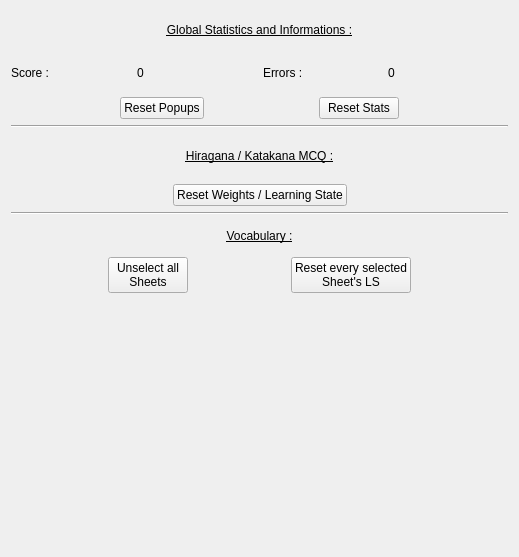
<?xml version="1.0" encoding="UTF-8"?>
<ui version="4.0">
 <class>StatisticsPage</class>
 <widget class="QWidget" name="StatisticsPage">
  <property name="geometry">
   <rect>
    <x>0</x>
    <y>0</y>
    <width>519</width>
    <height>557</height>
   </rect>
  </property>
  <property name="windowTitle">
   <string>Form</string>
  </property>
  <layout class="QVBoxLayout" name="verticalLayout" stretch="3,0,2,0,2,7">
   <item>
    <layout class="QVBoxLayout" name="GlobalStatsContainer" stretch="1,1,1">
     <property name="topMargin">
      <number>0</number>
     </property>
     <item>
      <widget class="QLabel" name="GlobalStatsLabel">
       <property name="font">
        <font>
         <underline>true</underline>
        </font>
       </property>
       <property name="text">
        <string>Global Statistics and Informations :</string>
       </property>
       <property name="alignment">
        <set>Qt::AlignCenter</set>
       </property>
      </widget>
     </item>
     <item>
      <layout class="QHBoxLayout" name="ScoreLayout">
       <item>
        <widget class="QLabel" name="ScoreCounterLabel">
         <property name="text">
          <string>Score :</string>
         </property>
        </widget>
       </item>
       <item>
        <widget class="QLabel" name="ScoreCounterValueLabel">
         <property name="text">
          <string>0</string>
         </property>
        </widget>
       </item>
       <item>
        <widget class="QLabel" name="ErrorCounterLabel">
         <property name="text">
          <string>Errors :</string>
         </property>
        </widget>
       </item>
       <item>
        <widget class="QLabel" name="ErrorsCounterValueLabel">
         <property name="text">
          <string>0</string>
         </property>
        </widget>
       </item>
      </layout>
     </item>
     <item>
      <layout class="QHBoxLayout" name="GlobalStatsSubContainer">
       <property name="topMargin">
        <number>0</number>
       </property>
       <item>
        <spacer name="horizontalSpacer_2">
         <property name="orientation">
          <enum>Qt::Horizontal</enum>
         </property>
         <property name="sizeHint" stdset="0">
          <size>
           <width>40</width>
           <height>20</height>
          </size>
         </property>
        </spacer>
       </item>
       <item>
        <widget class="QPushButton" name="ResetPopups">
         <property name="text">
          <string>Reset Popups</string>
         </property>
        </widget>
       </item>
       <item>
        <spacer name="horizontalSpacer_7">
         <property name="orientation">
          <enum>Qt::Horizontal</enum>
         </property>
         <property name="sizeHint" stdset="0">
          <size>
           <width>40</width>
           <height>20</height>
          </size>
         </property>
        </spacer>
       </item>
       <item>
        <widget class="QPushButton" name="ResetStatsButton">
         <property name="sizePolicy">
          <sizepolicy hsizetype="Minimum" vsizetype="Fixed">
           <horstretch>0</horstretch>
           <verstretch>0</verstretch>
          </sizepolicy>
         </property>
         <property name="text">
          <string>Reset Stats</string>
         </property>
        </widget>
       </item>
       <item>
        <spacer name="horizontalSpacer">
         <property name="orientation">
          <enum>Qt::Horizontal</enum>
         </property>
         <property name="sizeHint" stdset="0">
          <size>
           <width>40</width>
           <height>20</height>
          </size>
         </property>
        </spacer>
       </item>
      </layout>
     </item>
    </layout>
   </item>
   <item>
    <widget class="Line" name="line">
     <property name="orientation">
      <enum>Qt::Horizontal</enum>
     </property>
    </widget>
   </item>
   <item>
    <layout class="QVBoxLayout" name="KanasContainer" stretch="1,1">
     <property name="topMargin">
      <number>0</number>
     </property>
     <item>
      <widget class="QLabel" name="KanasTitle">
       <property name="font">
        <font>
         <underline>true</underline>
        </font>
       </property>
       <property name="text">
        <string>Hiragana / Katakana MCQ :</string>
       </property>
       <property name="alignment">
        <set>Qt::AlignCenter</set>
       </property>
      </widget>
     </item>
     <item>
      <layout class="QHBoxLayout" name="KanasSubContainer">
       <property name="topMargin">
        <number>0</number>
       </property>
       <item>
        <spacer name="horizontalSpacer_6">
         <property name="orientation">
          <enum>Qt::Horizontal</enum>
         </property>
         <property name="sizeHint" stdset="0">
          <size>
           <width>40</width>
           <height>20</height>
          </size>
         </property>
        </spacer>
       </item>
       <item>
        <widget class="QPushButton" name="ResetKanasWeights">
         <property name="text">
          <string>Reset Weights / Learning State</string>
         </property>
        </widget>
       </item>
       <item>
        <spacer name="horizontalSpacer_5">
         <property name="orientation">
          <enum>Qt::Horizontal</enum>
         </property>
         <property name="sizeHint" stdset="0">
          <size>
           <width>40</width>
           <height>20</height>
          </size>
         </property>
        </spacer>
       </item>
      </layout>
     </item>
    </layout>
   </item>
   <item>
    <widget class="Line" name="line_2">
     <property name="orientation">
      <enum>Qt::Horizontal</enum>
     </property>
    </widget>
   </item>
   <item>
    <layout class="QVBoxLayout" name="VocabContainer" stretch="1,1">
     <property name="topMargin">
      <number>0</number>
     </property>
     <item>
      <widget class="QLabel" name="VocabTitle">
       <property name="font">
        <font>
         <underline>true</underline>
        </font>
       </property>
       <property name="text">
        <string>Vocabulary :</string>
       </property>
       <property name="alignment">
        <set>Qt::AlignCenter</set>
       </property>
      </widget>
     </item>
     <item>
      <layout class="QHBoxLayout" name="VocabSubContainer">
       <property name="topMargin">
        <number>0</number>
       </property>
       <item>
        <spacer name="horizontalSpacer_3">
         <property name="orientation">
          <enum>Qt::Horizontal</enum>
         </property>
         <property name="sizeHint" stdset="0">
          <size>
           <width>40</width>
           <height>20</height>
          </size>
         </property>
        </spacer>
       </item>
       <item>
        <widget class="QPushButton" name="DisableVocabSheets">
         <property name="text">
          <string>Unselect all
Sheets</string>
         </property>
        </widget>
       </item>
       <item>
        <spacer name="horizontalSpacer_4">
         <property name="orientation">
          <enum>Qt::Horizontal</enum>
         </property>
         <property name="sizeHint" stdset="0">
          <size>
           <width>40</width>
           <height>20</height>
          </size>
         </property>
        </spacer>
       </item>
       <item>
        <widget class="QPushButton" name="ResetVocabSheets">
         <property name="text">
          <string>Reset every selected
Sheet's LS</string>
         </property>
        </widget>
       </item>
       <item>
        <spacer name="horizontalSpacer_8">
         <property name="orientation">
          <enum>Qt::Horizontal</enum>
         </property>
         <property name="sizeHint" stdset="0">
          <size>
           <width>40</width>
           <height>20</height>
          </size>
         </property>
        </spacer>
       </item>
      </layout>
     </item>
    </layout>
   </item>
   <item>
    <spacer name="verticalSpacer">
     <property name="orientation">
      <enum>Qt::Vertical</enum>
     </property>
     <property name="sizeHint" stdset="0">
      <size>
       <width>20</width>
       <height>40</height>
      </size>
     </property>
    </spacer>
   </item>
  </layout>
 </widget>
 <resources/>
 <connections/>
</ui>
